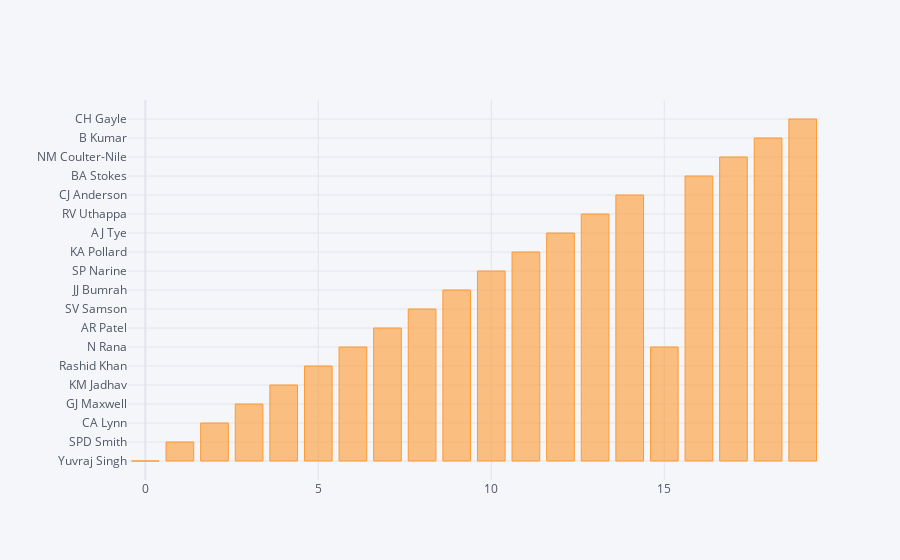

Here is the notebook cell this chart was saved with:
### Code cell
#bar          #[:20] start from 0
df['player_of_match'][:20].iplot(kind='bar')

### Figure 1 — Plotly figure (JSON) as saved in the notebook; plotly's stock layout.template omitted (floating-point values rounded to 4 significant figures)
{"data": [{"marker": {"color": "rgba(255, 153, 51, 0.6)", "line": {"color": "rgba(255, 153, 51, 1.0)", "width": 1}}, "name": "player_of_match", "orientation": "v", "text": "", "type": "bar", "x": [0, 1, 2, 3, 4, 5, 6, 7, 8, 9, 10, 11, 12, 13, 14, 15, 16, 17, 18, 19], "y": ["Yuvraj Singh", "SPD Smith", "CA Lynn", "GJ Maxwell", "KM Jadhav", "Rashid Khan", "N Rana", "AR Patel", "SV Samson", "JJ Bumrah", "SP Narine", "KA Pollard", "AJ Tye", "RV Uthappa", "CJ Anderson", "N Rana", "BA Stokes", "NM Coulter-Nile", "B Kumar", "CH Gayle"]}], "layout": {"legend": {"bgcolor": "#F5F6F9", "font": {"color": "#4D5663"}}, "paper_bgcolor": "#F5F6F9", "plot_bgcolor": "#F5F6F9", "title": {"font": {"color": "#4D5663"}}, "xaxis": {"gridcolor": "#E1E5ED", "showgrid": true, "tickfont": {"color": "#4D5663"}, "title": {"font": {"color": "#4D5663"}, "text": ""}, "zerolinecolor": "#E1E5ED"}, "yaxis": {"gridcolor": "#E1E5ED", "showgrid": true, "tickfont": {"color": "#4D5663"}, "title": {"font": {"color": "#4D5663"}, "text": ""}, "zerolinecolor": "#E1E5ED"}}}
